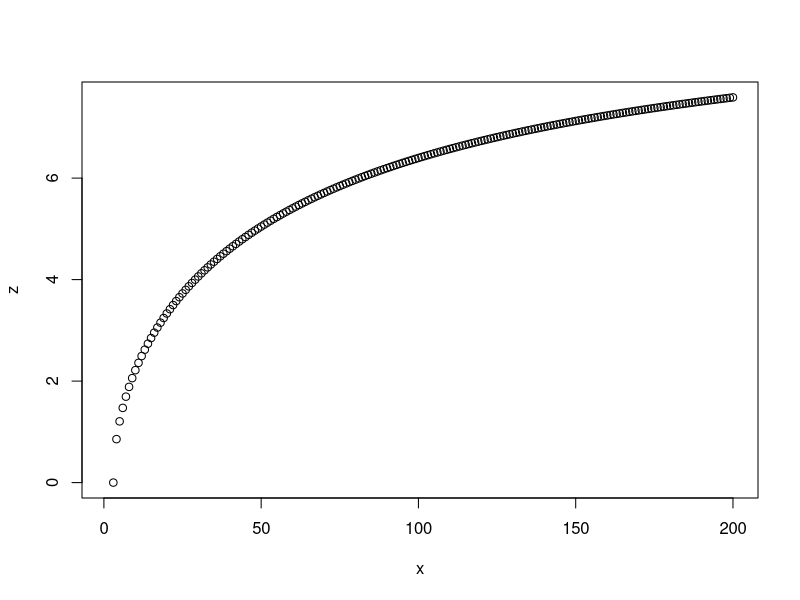
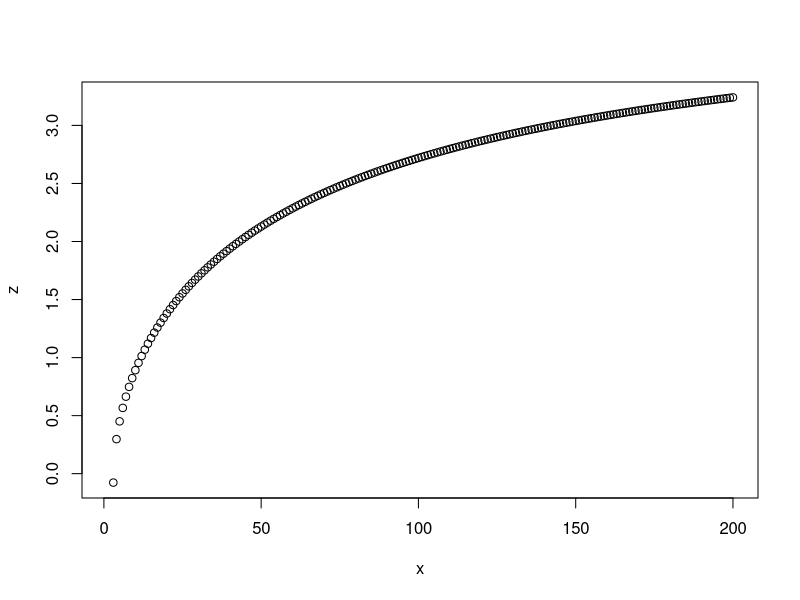
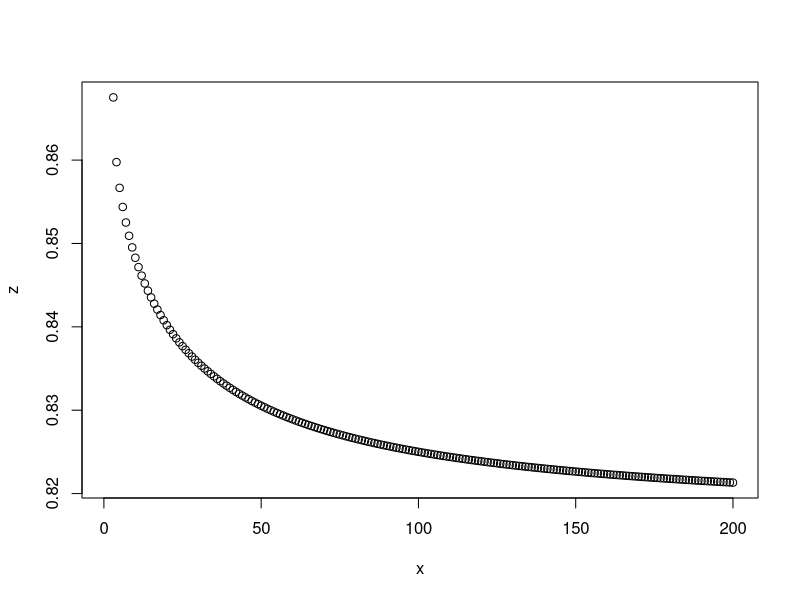
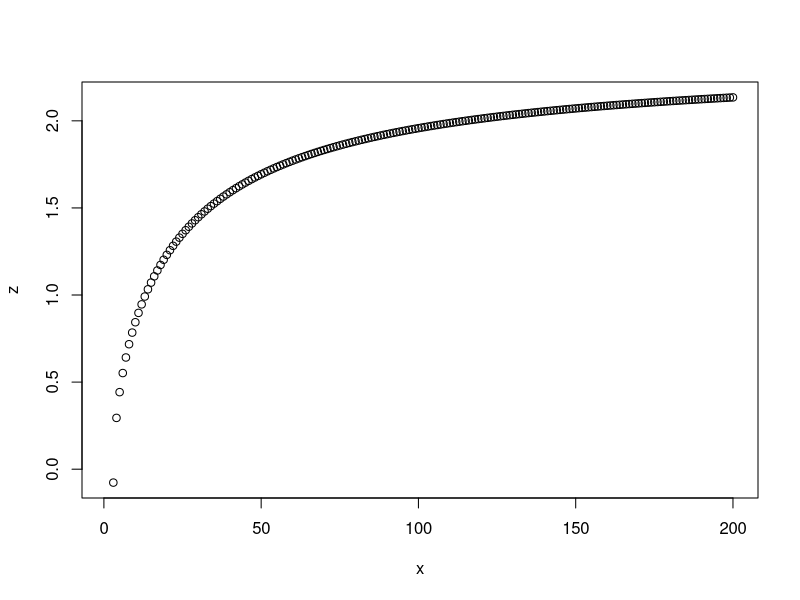
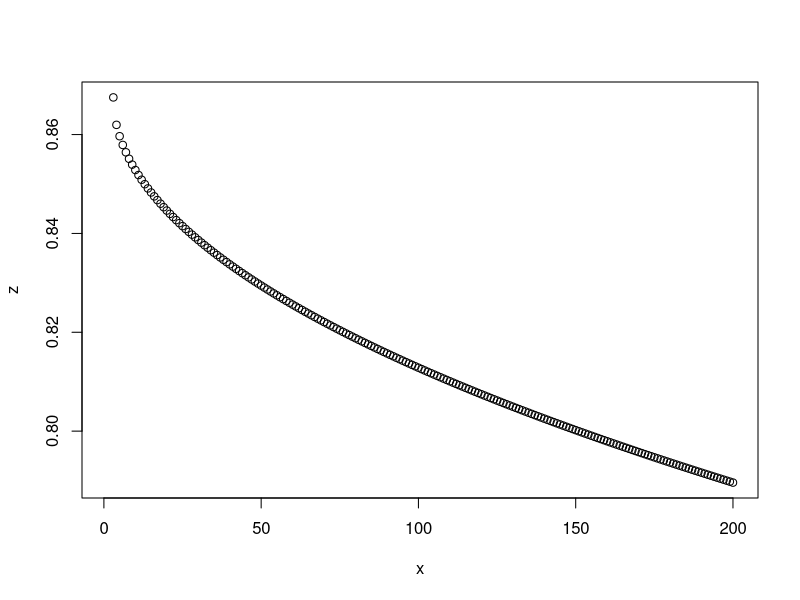
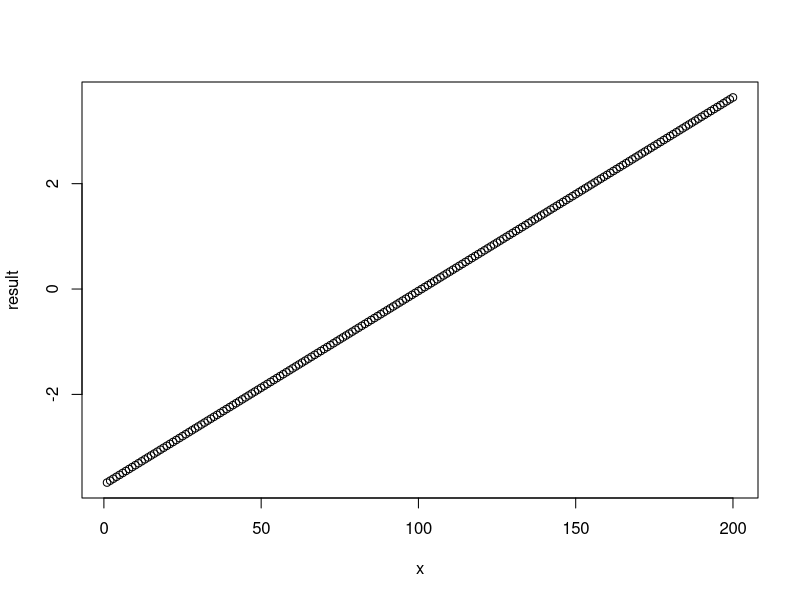
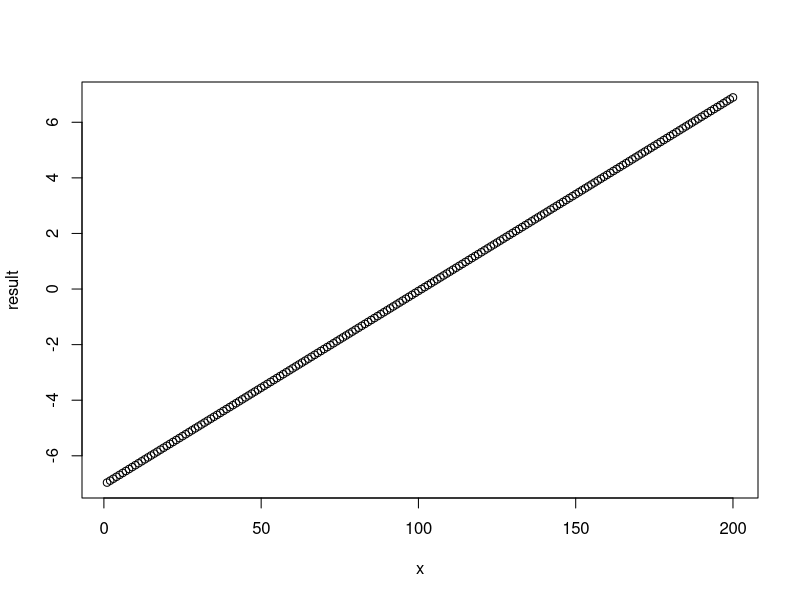

Here is the R script that generated these plots, in order:
## The point of this script is to explore, at what point these two values become significant
## given the size of the sample b being 132 using equation 28.22 of Handbook of Parametric
## and Non-parametric statistical procedures
## Pair A (0.86752073 and 0.007852593)
## Pair B (-0.07682082 and -0.375814539)

# Clear workspace
rm(list=ls())

# Load libraries
library(dplyr)
library(ggplot2)

# Constants
# Pair 1
z1 = 0.86752073
z2 = 0.007852593
# Pair 2
z3 = -0.07682082
z4 = -0.375814539

# Create data frame
df = data.frame(x = (1:200))

x = seq(1, 200)
a = 1/(x-3)
b = 1/(132-3)
c = sqrt(a + b)
z = (z1-z2)/c

df = df %>% mutate(a = 1/(x-3), b=1/(132-3), c = sqrt(a+b), z = (z1-z2)/c)

plot(x, z)
# actual number -0.8233

z1 = -0.07682082
z2 = -0.375814539

a = seq(1, 200)
b = seq(1, 200)
x = seq(1, 200)

a = 1/(a-3)
b = 1/(132-3)

c = sqrt(a + b)
z = z1-z2/c

plot(x, z)
# actual number is 2.038591470

# Test run with the numbers flipped around
z1 = 0.86752073
z2 = 0.007852593
a = seq(1, 200)
b = seq(1, 200)
x = seq(1, 200)

a = 1/(45-3)
b = 1/(b-3)

c = sqrt(a + b)
z = z1-z2/c

plot(x, z)
# actual number -0.8233

z1 = -0.07682082
z2 = -0.375814539

a = seq(1, 200)
b = seq(1, 200)
x = seq(1, 200)

a = 1/(45-3)
b = 1/(b-3)

c = sqrt(a + b)
z = z1-z2/c

plot(x, z)


z1 = 0.86752073
z2 = 0.007852593
a = seq(1, 200)
b = seq(1, 200)
x = seq(1, 200)

a = 1/(a-3)
b = 1/(b-3)

c = sqrt(a + b)
z = z1-z2/c

plot(x, z)

z1 = -0.07682082
z2 = -0.375814539

a = seq(1, 200)
b = seq(1, 200)
x = seq(1, 200)

a = 1/(a-3)
b = 1/(b-3)

c = sqrt(a + b)
z = z1-z2/c

a = 1/(30-3)
b = 1/(30-3)
top = seq (-1, 0.99, 0.01) 
bot = sqrt(a+b)
result = top/bot
plot(x, result)

a = 1/(100-3)
b = 1/(100-3)
top = seq (-1, 0.99, 0.01) 
bot = sqrt(a+b)
result = top/bot
plot(x, result)
